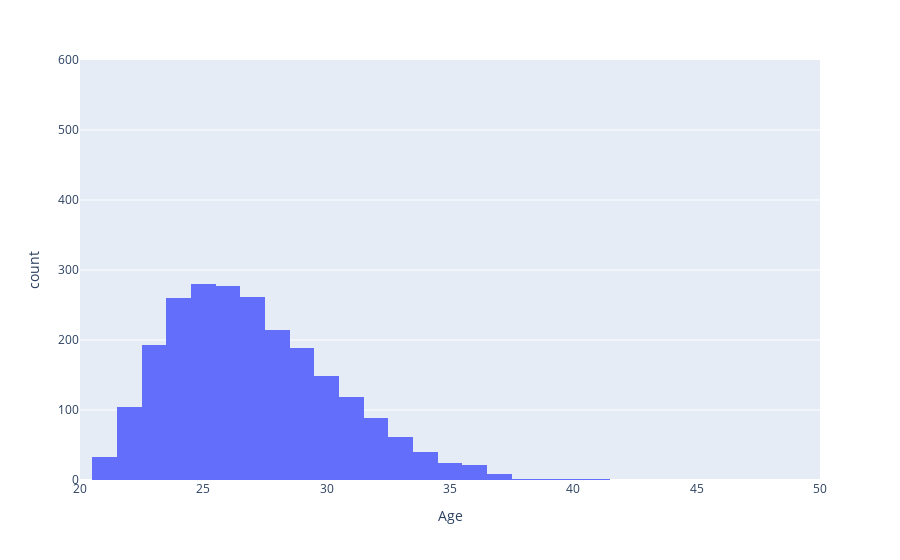

The cell this chart's notebook holds for it:
### Code cell
wr_fig = px.histogram(wrs, x = 'Age')
wr_fig.update_yaxes(range = [0,600])
wr_fig.update_xaxes(range = [20, 50])
wr_fig.show()

### Figure 1 — Plotly figure (JSON) as saved in the notebook; plotly's stock layout.template omitted (floating-point values rounded to 4 significant figures; data arrays with more than 128 entries replaced by an {"elided": "..."} marker saying what was removed)
{"data": [{"alignmentgroup": "True", "bingroup": "x", "hovertemplate": "Age=%{x}<br>count=%{y}<extra></extra>", "legendgroup": "", "marker": {"color": "#636efa", "pattern": {"shape": ""}}, "name": "", "offsetgroup": "", "orientation": "v", "showlegend": false, "type": "histogram", "x": {"elided": "2329 int values"}, "xaxis": "x", "yaxis": "y"}], "layout": {"barmode": "relative", "legend": {"tracegroupgap": 0}, "margin": {"t": 60}, "xaxis": {"anchor": "y", "domain": [0, 1], "range": [20, 50], "title": {"text": "Age"}}, "yaxis": {"anchor": "x", "domain": [0, 1], "range": [0, 600], "title": {"text": "count"}}}}
